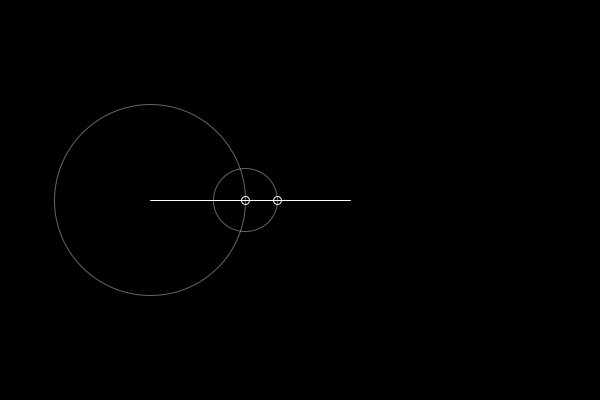
Frame 1 (no input)
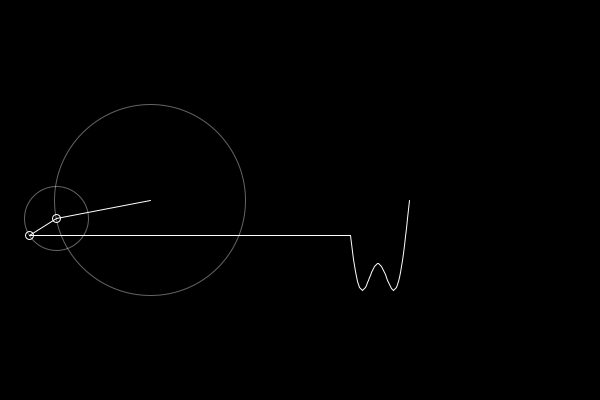
Frame 60 (the mouse pressed at the canvas centre just before this capture)
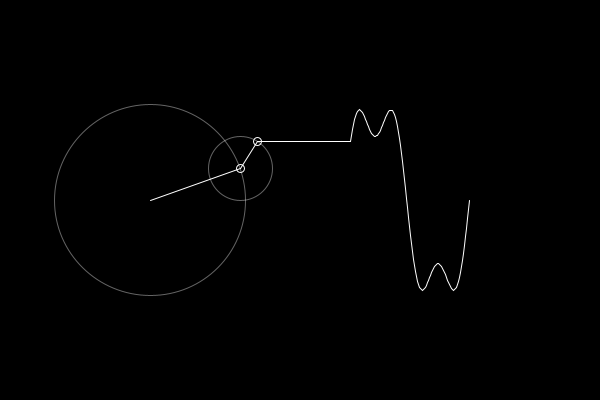
Frame 120 (the mouse held since frame 60 and released just before this capture)

The Processing sketch that drew these frames (run headless with seeded random() and noise(); from frame 60 on, the mouse is pressed at the canvas centre):

// Processing sketch: fourier_series_3
// ── fourier_series_3.pde
// time to increment for each draw loop
float time = 0;

// a recent single Wavelet (pair of x and y values) of input wave
Wavelet recent;

// an ArrayList of wavelets containing input wavelets
ArrayList <Wavelet> wave;

// number of wavelets in the input wave
int n = 2; //

void setup() {
  size(600, 400);
  wave = new ArrayList <Wavelet> ();
}

void draw() {
  background(0);
  translate(150, 200);  //translate to starting zero-point for animation 

  // computing the input wave - this can be read from a drawing file later!
  float x = 0;     // variables x and y holding input wave starting at zero
  float y = 0;

  for (int i = 0; i < n; i++) {  // loop to create each wavelet
    float prevx = x;
    float prevy = y;

    float o = i * 2 + 1;  // get odd numbers only
    float radius = 75 * (4 / (o * PI));
    x += radius * cos(o * time);
    y += radius * sin(o * time);

    stroke(255, 100);
    noFill();
    ellipse(prevx, prevy, radius * 2, radius * 2);

    //fill(255);
    stroke(255);
    line(prevx, prevy, x, y);
    ellipse(x, y, 8, 8);
  }

  time += 0.05;

  recent = new Wavelet(x, y);  //create a wavelet with the final x and y
  wave.add(0, recent);

  translate(200, 0);
  line(x - 200, y, 0, wave.get(0).y);

  beginShape();
  noFill();
  for (int i = 0; i < wave.size(); i++) {
    vertex(i, wave.get(i).y);
  }
  endShape();

  if (wave.size() > 250) {
    for (int n = 250; n < wave.size(); n++) {
      wave.remove(n);
    }
  }
}

// ── Wavelet.pde
class Wavelet {
  float x;
  float y;
  Wavelet(float x_, float y_) {
    x = x_;
    y = y_;
  }
}
